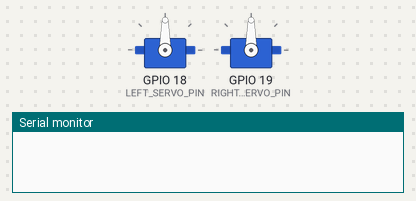
A sketch run on a simulated ESP32. On the bench: 2 × servo, the last lines printed to the serial monitor. Random numbers use the default seed unless the sketch sets one.

Above: at 0.0 s.
At 0.6 s:
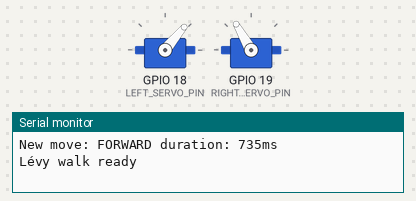
At 39.2 s:
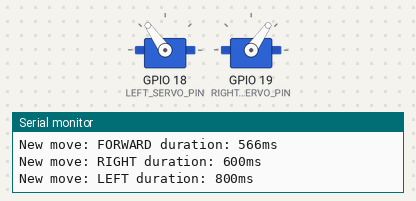
Timing chart, 0 to 40.5 s (numbered marks = the images above):
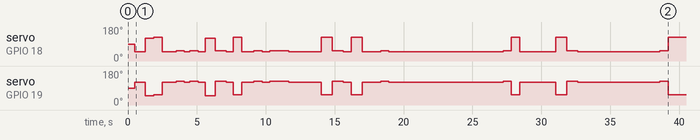

Measured:
- by itself, servo on GPIO 18 (LEFT_SERVO_PIN): 90° → 50° at 0.50 s, → 120° 0.74 s later, → 125° 0.65 s later, → 50° 0.60 s later, … (32 changes in this stretch)
- by itself, servo on GPIO 19 (RIGHT_SERVO_PIN): 90° → 120° at 0.50 s, → 50° 0.74 s later, → 55° 0.65 s later, → 120° 0.60 s later, … (32 changes in this stretch)

The sketch:

levy_walk.ino
```cpp
#include <ESP32Servo.h>
// ═══════════════════════════════════════════════════════
// SERVO SETUP
// SG90 360° continuous rotation servo
// speed control: 90 = stop, <90 = one way, >90 = other way
// ═══════════════════════════════════════════════════════
Servo leftServo;
Servo rightServo;
const int LEFT_SERVO_PIN = 18;
const int RIGHT_SERVO_PIN = 19;
const int SHARP_TURN_MS = 600; //90° pivot
const int SLOW_TURN_MS  = 800; //existing slow sweep
// ── servo speed constants ─────────────────────────────
const int STOP = 90; // both servos stopped
const int FULL_FWD = 50; // full forward speed
const int FULL_REV = 120; // full reverse speed
const int TURN_SPEED = 35; // how much to offset for turning
// ═══════════════════════════════════════════════════════
// LÉVY WALK PARAMETERS
// ═══════════════════════════════════════════════════════
const float LEVY_ALPHA = 1.0; // 0.0-2.0 range
                                   // lower = more long moves
                                   // higher = more short moves
const int MIN_MOVE_MS = 400; // shortest possible move (ms)
const int MAX_MOVE_MS = 6000; // longest possible move (ms)
const int MIN_TURN_MS = 200; // shortest turn duration
const int MAX_TURN_MS = 1200; // longest turn duration
const int DIRECTION_CHECK_MS = 100; // check every 100ms
// ═══════════════════════════════════════════════════════
// MOVEMENT STATE
// ═══════════════════════════════════════════════════════
enum MoveState {
  MOVE_FORWARD,
  TURN_LEFT,
  TURN_RIGHT,
  MOVE_BACKWARD
};
MoveState currentMove = MOVE_FORWARD;
unsigned long moveStart = 0;
unsigned long moveDuration = 0;
// ═══════════════════════════════════════════════════════
// LÉVY STEP SIZE GENERATOR
// uses power law distribution — occasionally returns
// ═══════════════════════════════════════════════════════
float levySample() {
  // power law sampling using inverse transform method
  // generates numbers with heavy tail distribution
  // most values small, occasional very large value
  float u = (float)random(1, 10000) / 10000.0; // uniform 0.0 to 1.0
  return pow(u, -1.0 / LEVY_ALPHA); // power law transform
}
unsigned long levyStepDuration() {
  float raw = levySample();
  // raw value is typically 1.0 to ~50.0
  float normalized = (raw - 1.0) / 49.0; // 0.0 to 1.0
  normalized = constrain(normalized, 0.0, 1.0);
  unsigned long duration = MIN_MOVE_MS +
    (unsigned long)(normalized * (MAX_MOVE_MS - MIN_MOVE_MS));

  return duration;
}
void driveForward() {
  leftServo.write(FULL_FWD);
  rightServo.write(FULL_REV); // mirrored — servos face opposite directions
}
void driveBackward() {
  leftServo.write(FULL_REV);
  rightServo.write(FULL_FWD);
}
void turnLeft() {
  leftServo.write(STOP + TURN_SPEED);
  rightServo.write(STOP - TURN_SPEED);
}

void turnRight() {
  leftServo.write(STOP - TURN_SPEED);
  rightServo.write(STOP + TURN_SPEED);
}

void stopMotors() {
  leftServo.write(STOP);
  rightServo.write(STOP);
}
void applyMovement() {
  switch (currentMove) {
    case MOVE_FORWARD: driveForward(); break;
    case TURN_LEFT: turnLeft(); break;
    case TURN_RIGHT: turnRight(); break;
    case MOVE_BACKWARD: driveBackward(); break;
  }
}
// ═══════════════════════════════════════════════════════
// NEXT MOVE PICKER
// weighted random — forward moves happen most often
// long forward = Lévy step duration
// turns = short fixed duration
// backward = rare, short — just to escape corners
// ═══════════════════════════════════════════════════════
void pickNextMove() {
  int r = random(0, 100);
  if (r < 55) {
    // 55% forward — Lévy duration
    currentMove = MOVE_FORWARD;
    moveDuration = levyStepDuration();
  } else if (r < 65) {
    // 10% sharp left snap
    currentMove = TURN_LEFT;
    moveDuration = SHARP_TURN_MS;
  } else if (r < 75) {
    // 10% sharp right snap
    currentMove = TURN_RIGHT;
    moveDuration = SHARP_TURN_MS;
  } else if (r < 85) {
    // 10% slow left sweep
    currentMove = TURN_LEFT;
    moveDuration = SLOW_TURN_MS;
  } else if (r < 95) {
    // 10% slow right sweep
    currentMove = TURN_RIGHT;
    moveDuration = SLOW_TURN_MS;
  } else {
    // 5% reverse
    currentMove = MOVE_BACKWARD;
    moveDuration = random(MIN_MOVE_MS, MIN_MOVE_MS * 2);
  }
  moveStart = millis();
  applyMovement();
  Serial.print("New move: ");
  switch (currentMove) {
    case MOVE_FORWARD:  Serial.print("FORWARD");  break;
    case TURN_LEFT:     Serial.print("LEFT");     break;
    case TURN_RIGHT:    Serial.print("RIGHT");    break;
    case MOVE_BACKWARD: Serial.print("BACKWARD"); break;
  }
  Serial.print(" duration: ");
  Serial.print(moveDuration);
  Serial.println("ms");
}
// ═══════════════════════════════════════════════════════
// EXTERNAL INTERRUPT POINTS
// FSM calls these to take over from wander
// ═══════════════════════════════════════════════════════
bool wanderActive = true; // set false to pause wander
void pauseWander() {
  wanderActive = false;
  stopMotors();
  Serial.println("Wander paused — FSM taking control");
}

void resumeWander() {
  wanderActive = true;
  pickNextMove(); // start fresh move when resuming
  Serial.println("Wander resumed");
}
void setup() {
  Serial.begin(115200);
  leftServo.attach(LEFT_SERVO_PIN);
  rightServo.attach(RIGHT_SERVO_PIN);
  stopMotors();
  delay(500);
  // seed random number generator with floating ADC noise
  // gives different random sequence every power cycle
  randomSeed(analogRead(0));
  pickNextMove();
  Serial.println("Lévy walk ready");
}
unsigned long lastCheck = 0;
void loop() {
  // ── only run wander if FSM has not taken over ──────
  if (!wanderActive) return;
  unsigned long now = millis();
  // ── check if current move has finished ────────────
  if (now - moveStart >= moveDuration) {
    pickNextMove(); // pick and start next move immediately
  }
  // ──sensor checks go here ────────────────────
  //check SOS every 100ms without blocking
  if (now - lastCheck > DIRECTION_CHECK_MS) {
    lastCheck = now;
    // plug in your checkSOS() from earlier code here:
    // if (checkSOS(ax, ay, az)) {
    // pauseWander();
    // myData.sosFlag = true;
    // // FSM will handle the rest
    // }
    // plug in your broadcastState() here:
    // broadcastState();
  }
}
```
